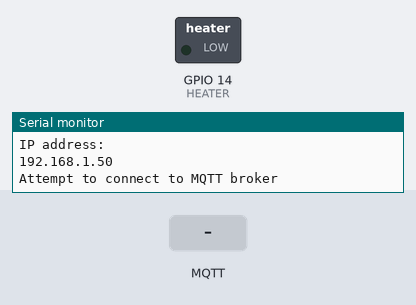
The sketch below on a simulated ESP8266 (NodeMCU). On the bench: switched loads named in the sketch (green lamp = pin HIGH), the last lines printed to the serial monitor. Inputs (shaded band) come from the test bench. WiFi joins after 1.5 s; servers stay silent unless stated; no MQTT or app messages arrive unless stated.

Above: at 2.7 s.
2.8 s: MQTT message "turn heater on" arrives on the first subscribed topic
At 5.5 s:
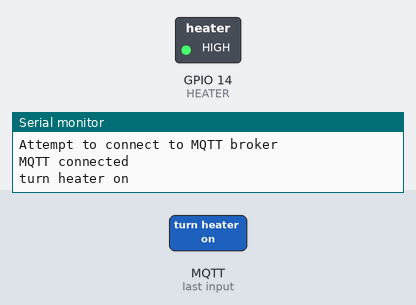
5.8 s: MQTT message "turn heater off" arrives on the first subscribed topic
At 7.0 s:
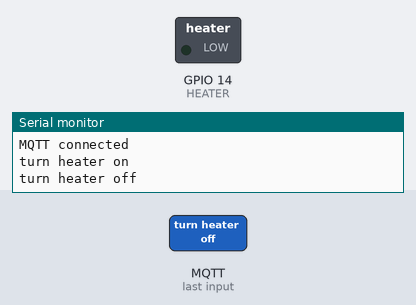
Timing chart, 0 to 8.8 s (numbered marks = the images above; inputs shaded):
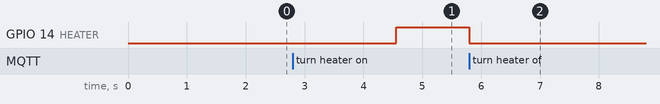

The sketch:

esp_heater.ino
```cpp
// Base ESP8266
#include <ESP8266WiFi.h>
WiFiClient WIFI_CLIENT;

// MQTT
#include <PubSubClient.h>
PubSubClient MQTT_CLIENT;


#define HEATER 14 //d5


// This function runs once on startup
void setup() {
  // Initialize the serial port
  Serial.begin(115200);


  // Configure HEATER pin as an output
  pinMode(HEATER, OUTPUT);


  // Attempt to connect to a specific access point
  WiFi.begin("coucou_toi", "Bonjourdublin2");

  // Keep checking the connection status until it is connected
  while (WiFi.status() != WL_CONNECTED) {
      delay(500);
  }

  // Print the IP address of your module
  Serial.println("IP address: ");
  Serial.println(WiFi.localIP());
}

// This function handles received messages
void myMessageArrived(char* topic, byte* payload, unsigned int length) {
  // Convert the message payload from bytes to a string
  String message = "";
  for (unsigned int i=0; i< length; i++) {
    message = message + (char)payload[i];
  }

  // Print the message to the serial port
  Serial.println(message);

  // Check if message is "turn HEATER on"
  if(message == "turn heater on") {
    // Turn the HEATER on
    digitalWrite(HEATER, HIGH);
  }

  // Check if message is "turn HEATER off"
  if(message == "turn heater off") {
    // Turn the HEATER off
    digitalWrite(HEATER, LOW);
  }
}

// This function connects to the MQTT broker
void reconnect() {
  // Set our MQTT broker address and port
  MQTT_CLIENT.setServer("192.168.0.200", 1883);
  //MQTT_CLIENT.setServer("iot.eclipse.org", 1883);

  MQTT_CLIENT.setClient(WIFI_CLIENT);

  // Loop until we're reconnected
  while (!MQTT_CLIENT.connected()) {
    // Attempt to connect
    Serial.println("Attempt to connect to MQTT broker");
    MQTT_CLIENT.connect("esp");

    // Wait some time to space out connection requests
    delay(3000);
  }

  Serial.println("MQTT connected");

  // Subscribe to the topic where our web page is publishing messages
  MQTT_CLIENT.subscribe("WebToEsp/heater");                                  ///*****topic******//


  // Set the message received callback
  MQTT_CLIENT.setCallback(myMessageArrived);
}

// This function runs over and over again in a continuous loop
void loop() {

  // Check if we're connected to the MQTT broker
  if (!MQTT_CLIENT.connected()) {
    // If we're not, attempt to reconnect
    reconnect();
  }


  // Check for incoming MQTT messages
  MQTT_CLIENT.loop();
}
```

Measured:
- after the input at 2.8 s, GPIO 14 (HEATER): LOW → HIGH after 1.8 s
- after the input at 5.8 s, GPIO 14 (HEATER): HIGH → LOW at once
